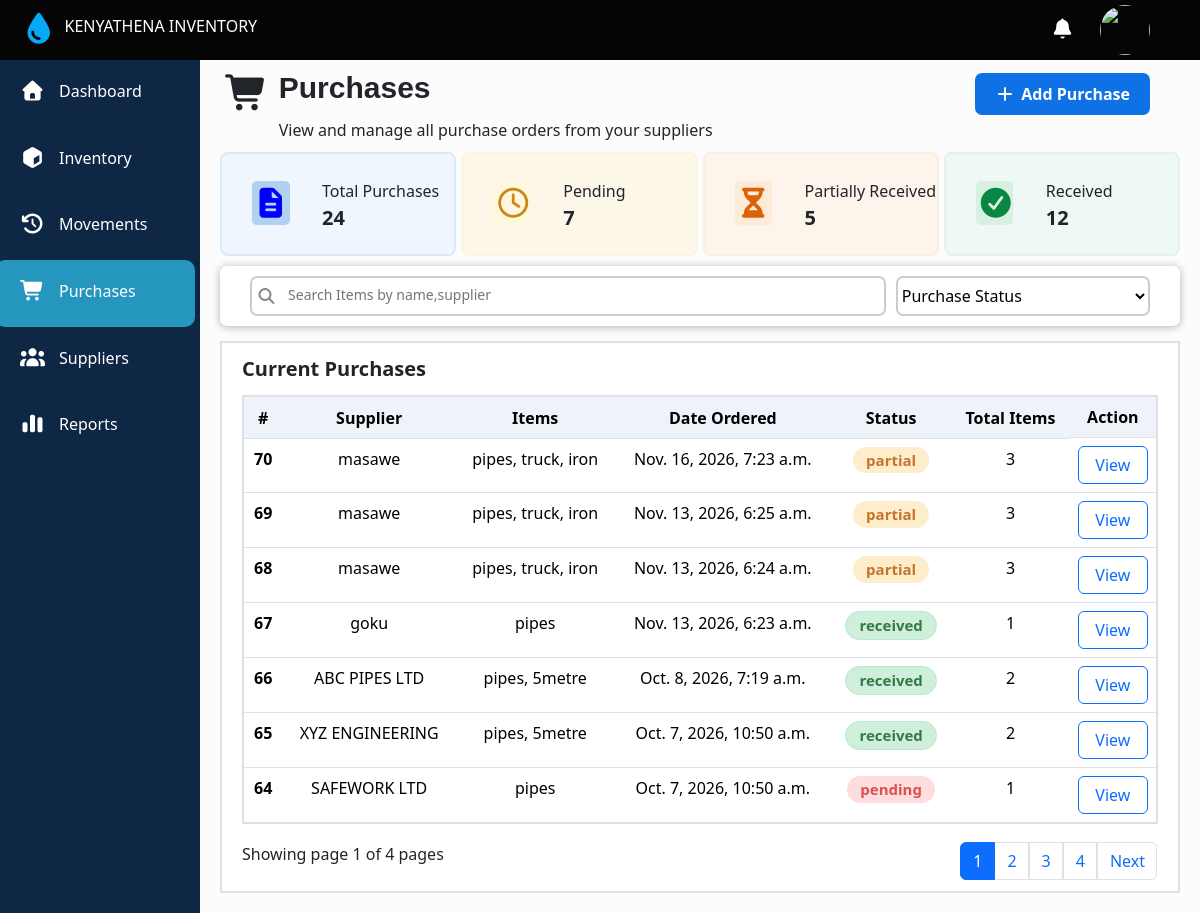
/purchasepage/, run on the app's committed database.
### main/models.py (models this page shows, shortened)
class Purchase(models.Model):
  supplier = models.ForeignKey(Suppliers,on_delete=models.PROTECT,related_name='purchases')
  date_ordered = models.DateTimeField(auto_now_add=True)
  choices=[
    ("pending","Pending"),
    ("partial","Partially Received"),
    ("received","Received")
  ]
  status = models.CharField(max_length=20,choices=choices,default="pending")

class Suppliers(models.Model):
  supplier=models.CharField(max_length=200)
  contact = models.CharField(max_length=200,null=True)
  phone = models.CharField(max_length=15,null=True)
  status =models.BooleanField(default=True ,null=True)
  def __str__(self):
    return self.supplier

class PurchaseItem(models.Model):
   purchase = models.ForeignKey(Purchase,on_delete=models.CASCADE ,related_name='items')
   item = models.CharField(max_length=200)
   quantity_ordered = models.PositiveIntegerField(default=1)
   quantity_received = models.PositiveIntegerField(default=0)
   remaining = models.PositiveIntegerField()

### main/views.py (the view, shortened to what this page needs)
# urls.py: path('purchasepage/',views.purchasePage,name = 'purchase'),
def purchasePage(request):
  purchases = Purchase.objects.all().order_by('-id')
  purchase_count = Purchase.objects.count()
  purchase_pending_count = Purchase.objects.filter(status='pending').count()
  purchase_partial_count = Purchase.objects.filter(status='partial').count()
  purchase_received_count = Purchase.objects.filter(status='received').count()
  search_query = request.GET.get('q','').strip()
  if search_query:
    purchases = Purchase.objects.filter(
      Q(supplier__supplier__icontains=search_query)|Q(items__item__icontains=search_query)
    )
  selected_status = request.GET.get('status','').strip()
  if selected_status in dict(Purchase.choices):
    purchases = Purchase.objects.filter(status=selected_status)
  paginator = Paginator(purchases,7)
  page_number = request.GET.get('page')
  page_obj = paginator.get_page(page_number)
  context = {
    'purchases':purchases,
    'purchase_count':purchase_count,
    'page_obj':page_obj,
    'purchase_pending_count':purchase_pending_count,
    'purchase_partial_count':purchase_partial_count,
    'purchase_received_count':purchase_received_count,
    'selected_status':selected_status,
    }
  return render(request,'main/purchase.html',context)

### main/templates/main/purchase.html (shortened to what this page needs)
{% extends 'main/base.html' %}
{% block content %}
    <div class="inventoryTitle">
      <div class="inventoryTitle_first">
        <i class="fa-solid fa-cart-shopping"></i>
        <div>
          <span>Purchases</span>
          <span>View and manage all purchase orders from your suppliers</span>
        </div>
      </div>
       <div class="inventoryTitle_second">
          <label for="check">
             <span><i class="fa-solid fa-plus"></i> Add Purchase</span>
          </label>
        </div>
    </div>
    <div class="status">
      <div class="updates">
        <div><i class="fa-solid fa-file-lines"></i></div>
        <div>
          <span>Total Purchases</span>
          <span class="number">{{purchase_count}}</span>
        </div>
      </div>
      <div class="updates" style="background-color:rgb(253, 247, 234);border: 2px solid rgb(252, 244, 225);">
        <div><i class="fa-regular fa-clock" style="color:rgb(203, 135, 16);background-color:rgb(254, 247, 224)"></i></div>
        <div>
          <span>Pending</span>
          <span class="number">{{purchase_pending_count}}</span>
        </div>
      </div>
      <div class="updates" style="background-color:rgb(253, 244, 236);border: 2px solid rgb(251, 239, 228);">
        <div><i class="fa-solid fa-hourglass-half" style="color:rgb(220, 98, 9);background-color:rgb(253, 234, 215)"></i></div>
        <div>
          <span>Partially Received</span>
          <span class="number">{{purchase_partial_count}}</span>
        </div>
      </div>
      <div class="updates" style="background-color:rgb(238, 248, 244);border: 2px solid rgb(226, 243, 236);">
        <div><i class="fa-solid fa-circle-check" style="color:rgb(7, 135, 66);background-color:rgb(214, 241, 226)"></i></div>
        <div>
          <span>Received</span>
          <span class="number">{{purchase_received_count}}</span>
        </div>
      </div>
    </div>
    <form action="{% url 'purchase' %}" method="GET">
      <div class="search">
       <div class="search-button">
        <i class="fa-solid fa-magnifying-glass"></i>
        <input type="text" placeholder="Search Items by name,supplier" name="q" id="search" value="{{ search_query }}">
       </div>
      <div class="select-statuses">
        <select name="status" id="statuses" onchange="this.form.submit()">
          <option value=""
          {% if not selected_status %}selected{% endif %}>Purchase Status</option>
        </select>
      </div>
    </div>
    </form>
    <div class="recent-inventory-table" id="recent-inventory-table">
      <div class="recent-title">
        <div><a class="current-stock-link" href="{% url 'purchase' %}?q=#recent-inventory-table">Current Purchases</a></div>
      </div>
      <table class="table" id="inventory-table">
        <thead>
          <tr>
            <th  scope="col">#</th>
            <th scope="col">Supplier</th>
            <th scope="col">Items</th>
            <th scope="col">Date Ordered</th>
            <th scope="col">Status</th>
            <th scope="col">Total Items</th>
            <th scope="col" class="action_header">Action</th>
          </tr>
        </thead>
        <tbody>
          {% for item in page_obj.object_list %}
          <tr>
            <th scope="row">{{item.id}}</th>
            <td>{{item.supplier}}</td>
            <td>
            {% for purchase_item in item.items.all %}
                <span>{{purchase_item.item|truncatechars:10}}{% if not forloop.last %},{% endif %}</span>
            {% endfor %}
            </td>
            <td>{{item.date_ordered}}</td>
            {% if item.status == 'pending' %}
            <td>
              <span class="status_pending">{{item.status}}</span>
            </td>
            {% elif item.status == 'partial' %}
            <td>
              <span class="status_partial">{{item.status}}</span>
            </td>
            {% else %}
            <td>
              <span class="status_receive">{{item.status}}</span>
            </td>
            {% endif %}
            <td>{{item.items.all.count}}</td>
            <td>
                <a type="button" class="btn btn-outline-primary" href="{% url 'receive' item.id %}">
                 View
               </a>
            </td>
          </tr>
         {% endfor %}
        </tbody>
      </table>
      <div class="last-part">
        <div class="last-part-start">
          Showing page {{ page_obj.number }} of {{ page_obj.paginator.num_pages }} pages
        </div>
        <div class="action">
        <nav aria-label="...">
            <ul class="pagination">
              {% for num in page_obj.paginator.page_range %}
                {% if page_obj.number == num %}
                  <li class="page-item active"><a class="page-link" href="?status={{selected_status}}&page={{ num }}#inventory-table">{{ num }}</a></li>
                {% else %}
                  <li class="page-item"><a class="page-link" href="?status={{selected_status}}&page={{ num }}#inventory-table">{{ num }}</a></li>
                {% endif %}
              {% endfor %}
              {% if page_obj.has_next %}
              <li class="page-item"><a class="page-link" href="?status={{selected_status}}&page={{ page_obj.next_page_number }}#inventory-table">Next</a></li>
              {% endif %}
            </ul>
        </nav>
        </div>
      </div>
    </div>
{% endblock content %}

### main/static/main/css/masawe.css (style rules this page uses)
body { margin: 90px 0 0 220px; padding: 0; box-sizing: border-box; background-color: rgba(0,0,0,0.2) }
html, body { scrollbar-width: none; -ms-overflow-style: none; }

### main/templates/main/navbar.html (style rules this page uses)
a { display: flex; text-decoration: none; color: white; align-items: center; height: 100%; width: 100%; }

### main/templates/main/purchase.html (style rules this page uses)
body { background-color: rgba(0,0,0,0.01) }
.inventoryTitle { display: flex; justify-content: space-between; padding: 0 50px 0 5px; align-items: center; margin-top: -25px; }
.inventoryTitle_first { display: flex; }
.inventoryTitle_first i { font-size: 35px; margin-top:10px }
.inventoryTitle_first div { display: flex; flex-direction: column; margin-left: 10px; }
.inventoryTitle_first div span:first-child { font-family: sans-serif; font-size: 30px; font-weight: 700; margin-bottom: 8px; }
.status { display: grid; grid-template-columns: 1fr 1fr 1fr 1fr; column-gap:5px; margin-right: 20px; margin-top: 10px; }
.status .updates { display: flex; position:relative; background-color: blue; padding: 50px 0; min-height: 20px; border-radius: 8px; }
.status .updates div:last-child { display: flex; flex-direction: column; position:absolute; left: 100px; top: 25px; }
.status .updates div i { color: blue; font-size: 30px; position:absolute; top: 27px; left: 30px; background-color:rgba(178, 208, 241); border-radius: 5px; padding: 7px 5px; }
.status .updates div .number { font-size: 20px; font-weight: bold; }
.status .updates:first-child { background-color:rgb(239, 246, 253); border: 2px solid rgba(220, 233, 251); }
.search { background-color: white; border-radius: 7px; margin-right: 20px; box-shadow:0px 1px 8px rgba(0, 0, 0, 0.3); padding: 10px 30px; display: grid; column-gap: 10px; margin-top: 10px; grid-template-columns: 5fr 2fr; }
.search .select-statuses { display: flex; align-items: center; border: 2px solid #ccc; border-radius: 7px; }
.search .select-statuses #statuses { width: 100%; height: 100%; border: none; outline: none; background-color: inherit; }
.search-button { display: flex; border: 2px solid #ccc; gap: 10px; align-items: center; padding: 5px; border-radius:7px ; }
.search-button input { width: 100%; border: none; outline: none; font-size: 16px; color: #4e4b4b; }
.search-button input::placeholder { font-size: 14px; transform: translateY(-2px); }
.search-button i { color: #888; }
.recent-inventory-table { border:2px solid rgba(222, 226, 230); margin-right: 20px; padding:10px 20px; margin-top: 15px; background-color: white; margin-bottom: 20px; }
.recent-inventory-table .recent-title { display: flex; justify-content: space-between; align-items: center; margin-top: -5px; }
.recent-inventory-table .recent-title div:first-child { font-weight: 700; font-size: 20px; }
.recent-inventory-table .current-stock-link { display: inline; color: inherit; text-decoration: none; }
.recent-inventory-table .recent-title div:last-child { transform: translateY(6px); }
.inventoryTitle_second { transform: translateY(-10px); }
.inventoryTitle_second label span { background-color: rgba(14, 113, 229); padding: 10px 20px; color: white; border-radius: 7px; font-weight: 600; cursor: pointer; }
.inventoryTitle_second label span i { margin-right: 2px; }
.recent-inventory-table .table { margin-top: 17px; border: 2px solid rgba(222, 226, 230); border-radius: 7px; padding: 10; text-align: center; }
.recent-inventory-table .table thead tr th { background-color:rgba(237, 243, 249); }
.recent-inventory-table .last-part { display: flex; justify-content: space-between; margin-top: -13px; align-items: center; }
.recent-inventory-table .last-part .action { transform: translateY(15px); }
.action_header { display: flex; justify-content: center; }
.status_pending { display: inline-block; padding: 2px 13px; border-radius: 20px; background:rgb(253, 221, 222); color: rgb(220, 80, 77); font-size: 15px; font-weight: 600; }
.status_partial { display: inline-block; padding: 2px 13px; border-radius: 20px; background:rgb(254, 237, 202); color: rgb(199, 116, 43); font-size: 15px; font-weight: 600; }
.status_receive { display: inline-block; padding: 2px 13px; border-radius: 20px; background:rgb(207, 238, 220); color: rgb(54, 121, 68); border: 1px solid #b4ebcf; font-size: 15px; font-weight: 600; }

### data on the page
Purchase: id "70", supplier "masawe", date_ordered "Nov. 16, 2026, 7:23 a.m.", status "partial", items.all.count "3"
PurchaseItem: item "pipes"
PurchaseItem: item "truck"
PurchaseItem: item "iron"
Purchase: id "69", supplier "masawe", date_ordered "Nov. 13, 2026, 6:25 a.m.", status "partial", items.all.count "3"
PurchaseItem: item "pipes"
PurchaseItem: item "truck"
PurchaseItem: item "iron"
Purchase: id "68", supplier "masawe", date_ordered "Nov. 13, 2026, 6:24 a.m.", status "partial", items.all.count "3"
PurchaseItem: item "pipes"
PurchaseItem: item "truck"
PurchaseItem: item "iron"
Purchase: id "67", supplier "goku", date_ordered "Nov. 13, 2026, 6:23 a.m.", status "received", items.all.count "1"
PurchaseItem: item "pipes"
Purchase: id "66", supplier "ABC PIPES LTD", date_ordered "Oct. 8, 2026, 7:19 a.m.", status "received", items.all.count "2"
PurchaseItem: item "pipes"
PurchaseItem: item "5metre"
Purchase: id "65", supplier "XYZ ENGINEERING", date_ordered "Oct. 7, 2026, 10:50 a.m.", status "received", items.all.count "2"
PurchaseItem: item "pipes"
PurchaseItem: item "5metre"
Purchase: id "64", supplier "SAFEWORK LTD", date_ordered "Oct. 7, 2026, 10:50 a.m.", status "pending", items.all.count "1"
PurchaseItem: item "pipes"

### other printed values
{{ purchase_count }} "24"
{{ purchase_pending_count }} "7"
{{ purchase_partial_count }} "5"
{{ purchase_received_count }} "12"
{{ page_obj.number }} "1"
{{ page_obj.paginator.num_pages }} "4"
{{ num }} "1"
{{ num }} "2" "3" "4"
